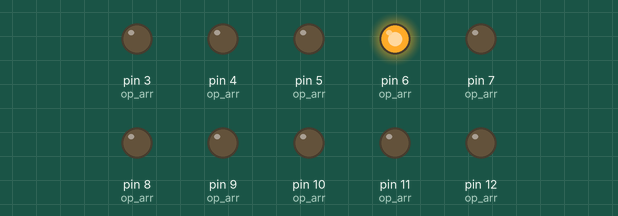
Simulated run of this sketch. Board: Arduino Uno, built with avr-gcc and run on an emulated ATmega328P. On the bench: output pins drawn as LEDs (lit = HIGH).

Above: at 1.2 s.
At 2.7 s:
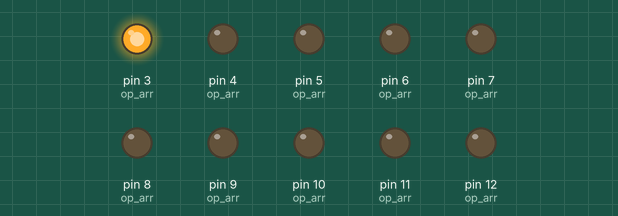
At 5.7 s:
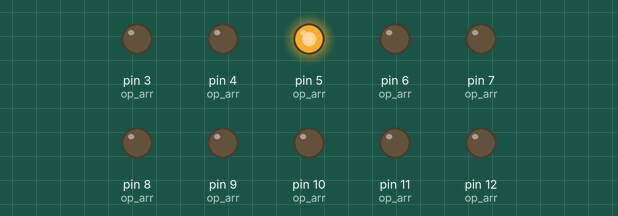
At 10.2 s:
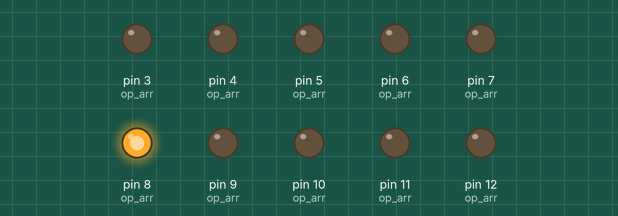
At 18.0 s:
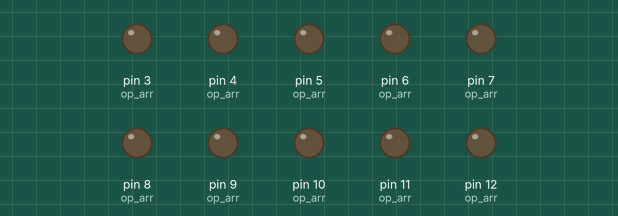
At 24.2 s:
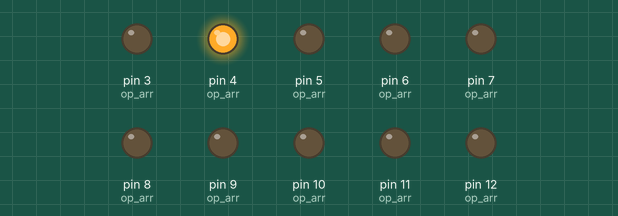
Timing chart, 0 to 27.0 s (numbered marks = the images above):
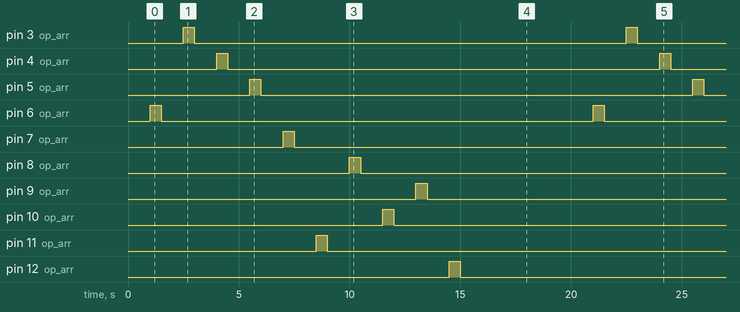

Measured:
- by itself, pin 3 (op_arr), pin 4 (op_arr), pin 5 (op_arr), pin 6 (op_arr), pin 7 (op_arr), pin 8 (op_arr), pin 9 (op_arr), pin 10 (op_arr), pin 11 (op_arr), pin 12 (op_arr): alternates HIGH for 0.50 s and LOW for 19.5 s

The sketch:

both_hands_test.ino
```cpp
#define R1 6
#define R2 3
#define R3 4
#define R4 5
#define R5 7
#define L1 11
#define L2 8
#define L3 10
#define L4 9
#define L5 12

void setup()
{
    for(int i=3; i<13; i++)
        pinMode(i, OUTPUT);
    delay(1000);
}

void loop()
{
    int op_arr[] = {R1, R2, R3, R4, R5, L1, L2, L3, L4, L5};

    for(int i=0; i<10; i++)
    {
        digitalWrite(op_arr[i], HIGH);
        delay(500);
        digitalWrite(op_arr[i], LOW);
        delay(1000);
    }
    delay(5000);
}
```
